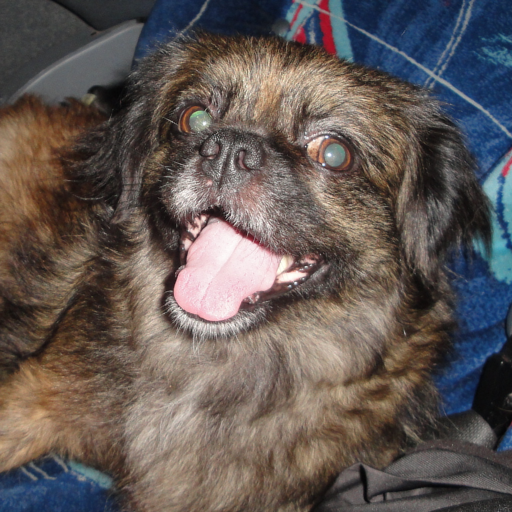
//> input picture 020_BasicThresholdingOperations/chicky_512.png, 512 x 512 px
$ ./main   (built with g++ and OpenCV 4)
//> lines starting //> are read from the running program, lines starting //| are printed output that depends on the picture; after the words box and inside, x2 and y2 are one past the last pixel; in counts of white or black regions, pixels touching at a corner belong together
#include <iostream>
#include <opencv2/core.hpp>
#include <opencv2/imgproc.hpp>
#include <opencv2/imgcodecs.hpp>
#include <opencv2/highgui.hpp>

using namespace std;
using namespace cv;

#define WN "Threshold Demo"

Mat src;
Mat src_gray;
Mat dst;
int threshold_type;
int threshold_value;

void ThresholdDemo(int, void *);

int main() {
    const char * fpath = "../chicky_512.png";
    src = imread(fpath, IMREAD_COLOR);
//> src is the input picture: 512 rows x 512 cols, CV_8UC3; mean B, G, R 85.8, 89.1, 98.5
    if (src.empty()) {
        cout << "Cannot open " << fpath << endl;
        return -1;
    }
    imshow("src", src);

    cvtColor(src, src_gray, COLOR_BGR2GRAY);
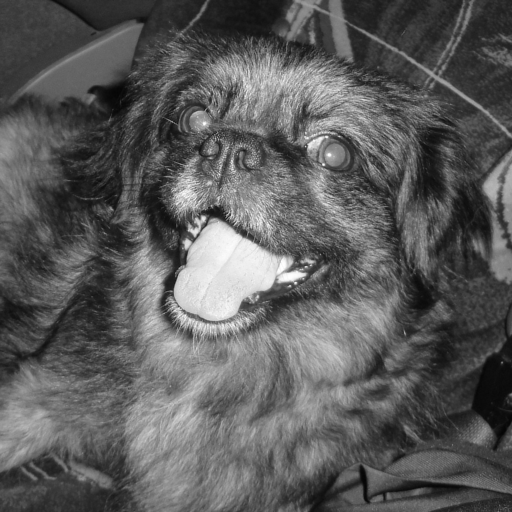
//> src_gray: 512 rows x 512 cols, CV_8UC1; min 4, max 254, mean 91.5

    namedWindow(WN, WINDOW_AUTOSIZE);

    createTrackbar("Type: \n 0: Binary \n 1: Binary Inverted \n 2: Truncate \n 3: To Zero \n 4: To Zero Inverted", WN, &threshold_type, 4, ThresholdDemo);
//> slider 'Type: \n 0: Binary \n 1: Binary ' is set to 1
    createTrackbar("Value", WN, &threshold_value, 255, ThresholdDemo);
//> slider 'Value' is set to 85

    ThresholdDemo(0, NULL);
    waitKey();
    return 0;
}

void ThresholdDemo(int, void *) {
    ThresholdTypes type = THRESH_BINARY;
    int value = threshold_value;
    switch (threshold_type) {
        case 0:
            type = THRESH_BINARY;
            break;
        case 1:
            type = THRESH_BINARY_INV;
            break;
        case 2:
            type = THRESH_TRUNC;
            break;
        case 3:
            type = THRESH_TOZERO;
            break;
        case 4:
            type = THRESH_TOZERO_INV;
            break;
    }
    threshold(src_gray, dst, value, 255, type);
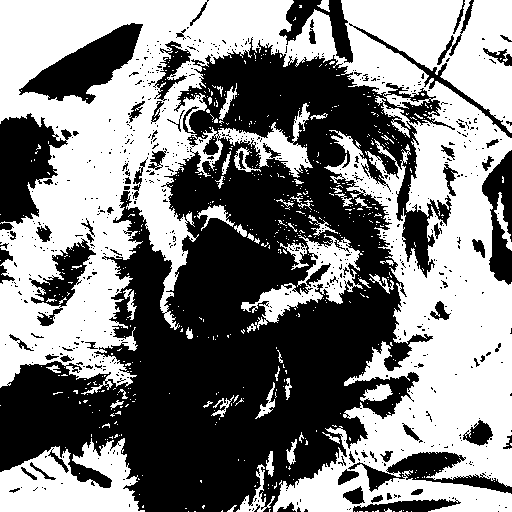
//> dst: 512 rows x 512 cols, CV_8UC1; 50.6% white; 705 black regions (629 under 20 px), largest, box (x1, y1, x2, y2) and area: (0, 37, 455, 512) 102219, (0, 113, 72, 230) 4705, (19, 23, 143, 104) 4277
    imshow(WN, dst);
}
